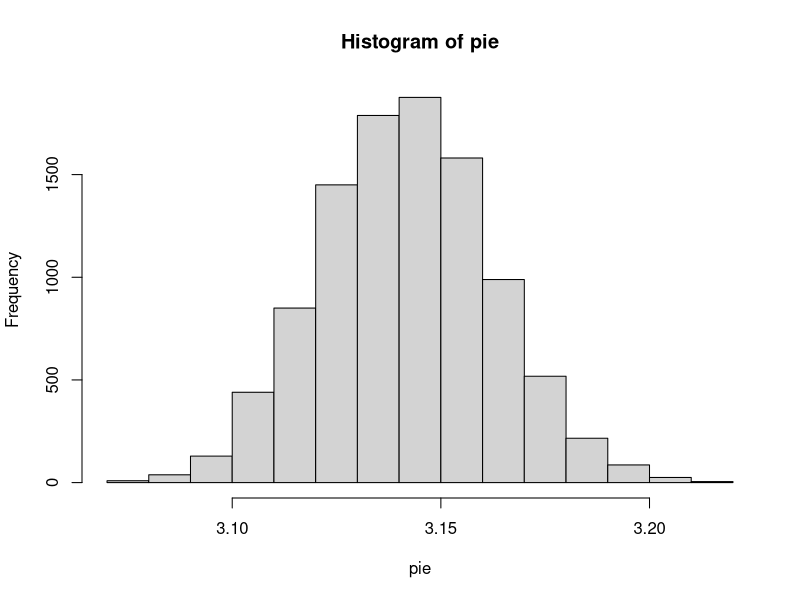

R code for this plot:
## ---- chunk 1
library(ggplot2)
# generate x and theta randomly
# set d and L # let L = 1 and d = 2
# find out how many times
# this is how they solved the atom bomb calculations - with Monte Carlo simulations
d <- 2    # distance between boards
L <- 1    # length of needle
n <- 50000  # number of needles
m <- 10000  # number of trials
pie <- numeric(m) # allocate space 
# no need for loop, runif does it as one long vector
for (i in 1:m){
  theta <- (pi/2)*runif(n)  # drop them at random angles
  x <- (d/2)*runif(n)       # in random spots on the board
  hits <- (x<L/2*sin(theta))   # count how many cross the line (<= won't matter in real life) T=1 F=0
  perc <- sum(hits)/n      # find the percent that hit line
  pie[i] <- 1/perc         # inverse should approx pi
}
hist(pie)
summary(pie)
